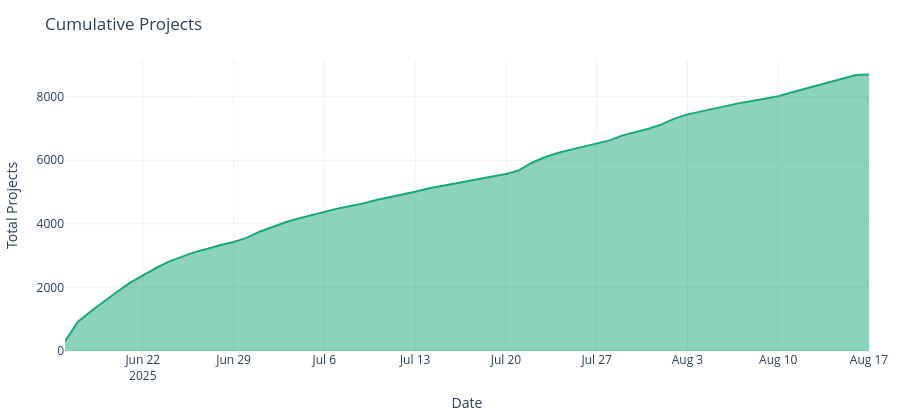

This figure's notebook cell:
### Markdown cell above
## Growth of projects over time
Cumulative total of projects across dates.

### Code cell
ts = None
for cand in ['created_date', 'created_at']:
    if cand in df.columns:
        ts = pd.to_datetime(df[cand], errors='coerce')
        break

if ts is None:
    print('No created_at/created_date column available for cumulative chart')
else:
    series = (
        pd.DataFrame({'date': ts.dt.date})
          .dropna()
          .groupby('date')
          .size()
          .reset_index(name='count')
          .sort_values('date')
    )
    series['date'] = pd.to_datetime(series['date'])
    series['cumulative'] = series['count'].cumsum()

    fig = px.area(series, x='date', y='cumulative',
                  title='Cumulative Projects',
                  labels={'date': 'Date', 'cumulative': 'Total Projects'},
                  color_discrete_sequence=['#19A974'])
    fig.update_layout(height=max(DEFAULT_HEIGHT, 420))
    fig.show()
    save_plotly(fig, name='cumulative_projects', description='Cumulative total of projects over time', friendly_name='Cumulative Projects')

### Figure 1 — Plotly figure (JSON) as saved in the notebook; plotly's stock layout.template omitted (floating-point values rounded to 4 significant figures)
{"data": [{"fillpattern": {"shape": ""}, "hovertemplate": "Date=%{x}<br>Total Projects=%{y}<extra></extra>", "legendgroup": "", "line": {"color": "#19A974"}, "marker": {"symbol": "circle"}, "mode": "lines", "name": "", "orientation": "v", "showlegend": false, "stackgroup": "1", "type": "scatter", "x": ["2025-06-16T00:00:00", "2025-06-17T00:00:00", "2025-06-18T00:00:00", "2025-06-19T00:00:00", "2025-06-20T00:00:00", "2025-06-21T00:00:00", "2025-06-22T00:00:00", "2025-06-23T00:00:00", "2025-06-24T00:00:00", "2025-06-25T00:00:00", "2025-06-26T00:00:00", "2025-06-27T00:00:00", "2025-06-28T00:00:00", "2025-06-29T00:00:00", "2025-06-30T00:00:00", "2025-07-01T00:00:00", "2025-07-02T00:00:00", "2025-07-03T00:00:00", "2025-07-04T00:00:00", "2025-07-05T00:00:00", "2025-07-06T00:00:00", "2025-07-07T00:00:00", "2025-07-08T00:00:00", "2025-07-09T00:00:00", "2025-07-10T00:00:00", "2025-07-11T00:00:00", "2025-07-12T00:00:00", "2025-07-13T00:00:00", "2025-07-14T00:00:00", "2025-07-15T00:00:00", "2025-07-16T00:00:00", "2025-07-17T00:00:00", "2025-07-18T00:00:00", "2025-07-19T00:00:00", "2025-07-20T00:00:00", "2025-07-21T00:00:00", "2025-07-22T00:00:00", "2025-07-23T00:00:00", "2025-07-24T00:00:00", "2025-07-25T00:00:00", "2025-07-26T00:00:00", "2025-07-27T00:00:00", "2025-07-28T00:00:00", "2025-07-29T00:00:00", "2025-07-30T00:00:00", "2025-07-31T00:00:00", "2025-08-01T00:00:00", "2025-08-02T00:00:00", "2025-08-03T00:00:00", "2025-08-04T00:00:00", "2025-08-05T00:00:00", "2025-08-06T00:00:00", "2025-08-07T00:00:00", "2025-08-08T00:00:00", "2025-08-09T00:00:00", "2025-08-10T00:00:00", "2025-08-11T00:00:00", "2025-08-12T00:00:00", "2025-08-13T00:00:00", "2025-08-14T00:00:00", "2025-08-15T00:00:00", "2025-08-16T00:00:00", "2025-08-17T00:00:00"], "xaxis": "x", "y": [301, 922, 1249, 1563, 1857, 2140, 2374, 2605, 2812, 2964, 3109, 3216, 3336, 3431, 3556, 3752, 3896, 4050, 4167, 4273, 4382, 4478, 4563, 4643, 4751, 4836, 4914, 5006, 5113, 5190, 5261, 5342, 5413, 5492, 5568, 5681, 5922, 6092, 6225, 6333, 6429, 6523, 6625, 6783, 6884, 6991, 7129, 7309, 7443, 7535, 7626, 7712, 7796, 7863, 7943, 8015, 8133, 8243, 8349, 8470, 8580, 8682, 8695], "yaxis": "y"}], "layout": {"height": 420, "legend": {"tracegroupgap": 0}, "title": {"text": "Cumulative Projects"}, "xaxis": {"anchor": "y", "domain": [0, 1], "title": {"text": "Date"}}, "yaxis": {"anchor": "x", "domain": [0, 1], "title": {"text": "Total Projects"}}}}
